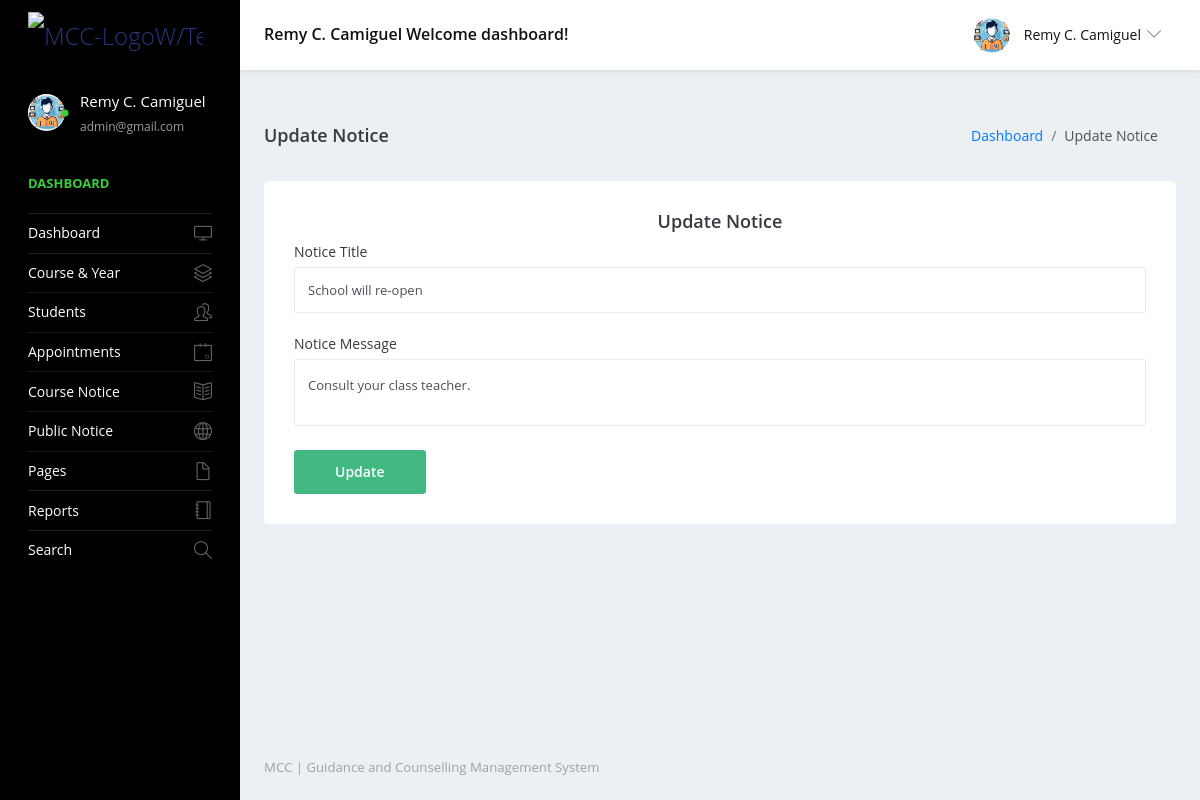
Screenshot of /g&cms-mcc/admin/edit-public-notice-detail.php?editid=1 (signed in) with the database file from the repository.
### tables this page shows
CREATE TABLE `tblpublicnotice` (
  `ID` int NOT NULL,
  `NoticeTitle` varchar(200) DEFAULT NULL,
  `NoticeMessage` mediumtext,
  `CreationDate` timestamp NULL DEFAULT CURRENT_TIMESTAMP
);

### g&cms-mcc/admin/edit-public-notice-detail.php (the view, shortened to what this page needs)
<?php
include('includes/dbconnection.php');
if (strlen($_SESSION['sturecmsaid'] == 0)) {
    header('location:logout.php');
} else {
    ?>
    <!DOCTYPE html>
    <html lang="en">
    <head>
        <link rel="stylesheet" href="vendors/simple-line-icons/css/simple-line-icons.css">
        <link rel="stylesheet" href="vendors/flag-icon-css/css/flag-icon.min.css">
        <link rel="stylesheet" href="vendors/css/vendor.bundle.base.css">
        <link rel="stylesheet" href="vendors/select2/select2.min.css">
        <link rel="stylesheet" href="vendors/select2-bootstrap-theme/select2-bootstrap.min.css">
        <link rel="stylesheet" href="css/style.css" />
    </head>
    <body>
        <div class="container-scroller">
            <?php include_once('includes/header.php'); ?>
            <div class="container-fluid page-body-wrapper">
                <?php include_once('includes/sidebar.php'); ?>
                <div class="main-panel">
                    <div class="content-wrapper">
                        <div class="page-header">
                            <h3 class="page-title">Update Notice </h3>
                            <nav aria-label="breadcrumb">
                                <ol class="breadcrumb">
                                    <li class="breadcrumb-item"><a href="dashboard.php">Dashboard</a></li>
                                    <li class="breadcrumb-item active" aria-current="page"> Update Notice</li>
                                </ol>
                            </nav>
                        </div>
                        <div class="row">
                            <div class="col-12 grid-margin stretch-card">
                                <div class="card">
                                    <div class="card-body">
                                        <h4 class="card-title" style="text-align: center;">Update Notice</h4>
                                        <form class="forms-sample" method="post" enctype="multipart/form-data">
                                            <?php
                                            $eid   = $_GET['editid'];
                                            $sql   = "SELECT * from tblpublicnotice where ID=:eid";
                                            $query = $dbh->prepare($sql);
                                            $query->bindParam(':eid', $eid, PDO::PARAM_STR);
                                            $query->execute();
                                            $results = $query->fetchAll(PDO::FETCH_OBJ);
                                            if ($query->rowCount() > 0) {
                                                foreach ($results as $row) { ?>
                                                    <div class="form-group">
                                                        <label for="exampleInputName1">Notice Title</label>
                                                        <input type="text" name="nottitle"
                                                            value="<?php echo htmlentities($row->NoticeTitle); ?>"
                                                            class="form-control" required='true'>
                                                    </div>
                                                    <div class="form-group">
                                                        <label for="exampleInputName1">Notice Message</label>
                                                        <textarea name="notmsg" value="" class="form-control"
                                                            required='true'><?php echo htmlentities($row->NoticeMessage); ?></textarea>
                                                    </div>
                                                    <?php $cnt = $cnt + 1;
                                                }
                                            } ?>
                                            <button type="submit" class="btn btn-primary mr-2" name="submit">Update</button>
                                        </form>
                                    </div>
                                </div>
                            </div>
                        </div>
                    </div>
                    <?php include_once('includes/footer.php'); ?>
                </div>
            </div>
        </div>
    </body>
    </html>
<?php } ?>

### g&cms-mcc/admin/includes/header.php (shortened to what this page needs)
<nav class="navbar default-layout-navbar col-lg-12 col-12 p-0 fixed-top d-flex flex-row">
  <div class="navbar-brand-wrapper d-flex align-items-center">
    <a class="navbar-brand brand-logo" href="dashboard.php">
      <img src="../images/mcc-logo-gcms.png" alt="MCC-LogoW/Text">
    </a>
  </div>
  <?php
  $aid = $_SESSION['sturecmsaid'];
  $sql = "SELECT * from tbladmin where ID=:aid";
  $query = $dbh->prepare($sql);
  $query->bindParam(':aid', $aid, PDO::PARAM_STR);
  $query->execute();
  $results = $query->fetchAll(PDO::FETCH_OBJ);
  if ($query->rowCount() > 0) {
    foreach ($results as $row) { ?>
      <div class="navbar-menu-wrapper d-flex align-items-center flex-grow-1">
        <h5 class="mb-0 font-weight-medium d-none d-lg-flex">
          <?php echo htmlentities($row->AdminName); ?> Welcome dashboard!
        </h5>
        <ul class="navbar-nav navbar-nav-right ml-auto">
          <li class="nav-item dropdown d-none d-xl-inline-flex user-dropdown">
            <a class="nav-link dropdown-toggle" id="UserDropdown" href="#" data-toggle="dropdown" aria-expanded="false">
              <img class="img-xs rounded-circle ml-2" src="images/faces/face8.jpg" alt="Profile image"> <span
                class="font-weight-normal">
                <?php echo htmlentities($row->AdminName); ?>
              </span></a>
              <?php $cnt = $cnt + 1;
    }
  } ?>
      </li>
    </ul>
  </div>
</nav>

### g&cms-mcc/admin/includes/sidebar.php (shortened to what this page needs)
<nav class="sidebar sidebar-offcanvas" id="sidebar">
          <ul class="nav">
            <li class="nav-item nav-profile">
              <a href="profile.php" class="nav-link">
                <div class="profile-image">
                  <img class="img-xs rounded-circle" src="images/faces/face8.jpg" alt="profile image">
                  <div class="dot-indicator bg-success"></div>
                </div>
                <div class="text-wrapper">
                  <?php
                  $aid = $_SESSION["sturecmsaid"];
                  $sql = "SELECT * from tbladmin where ID=:aid";
                  $query = $dbh->prepare($sql);
                  $query->bindParam(":aid", $aid, PDO::PARAM_STR);
                  $query->execute();
                  $results = $query->fetchAll(PDO::FETCH_OBJ);
                  $cnt = 1;
                  if ($query->rowCount() > 0) {
                      foreach ($results as $row) { ?>
                  <p class="profile-name"><?php echo htmlentities(
                      $row->AdminName
                  ); ?></p>
                  <p class="designation"><?php echo htmlentities(
                     $row->Email
                  ); ?></p><?php $cnt = $cnt + 1;}
                  }
                  ?>
                </div>
              </a>
            </li>
            <li class="nav-item nav-category">
              <span class="nav-link">Dashboard</span>
            </li>
            <li class="nav-item">
              <a class="nav-link" href="dashboard.php">
                <span class="menu-title">Dashboard</span>
                <i class="icon-screen-desktop menu-icon"></i>
              </a>
            </li>
            <li class="nav-item">
              <a class="nav-link" data-toggle="collapse" href="#ui-basic" aria-expanded="false" aria-controls="ui-basic">
                <span class="menu-title">Course & Year</span>
                <i class="icon-layers menu-icon"></i>
              </a>
            </li>
            <li class="nav-item">
              <a class="nav-link" data-toggle="collapse" href="#ui-basic1" aria-expanded="false" aria-controls="ui-basic1">
                <span class="menu-title">Students</span>
                <i class="icon-people menu-icon"></i>
              </a>
            </li>
            <li class="nav-item">
              <a class="nav-link" data-toggle="collapse" href="#ui-basic2" aria-expanded="false" aria-controls="ui-basic2">
                <span class="menu-title">Appointments</span>
                <i class="icon-event menu-icon"></i>
              </a>
            </li>
            <li class="nav-item">
              <a class="nav-link" data-toggle="collapse" href="#auth" aria-expanded="false" aria-controls="auth">
                <span class="menu-title">Course Notice</span>
                <i class="icon-book-open menu-icon"></i>
              </a>
            </li>
            <li class="nav-item">
              <a class="nav-link" data-toggle="collapse" href="#auth1" aria-expanded="false" aria-controls="auth">
                <span class="menu-title">Public Notice</span>
                <i class="icon-globe menu-icon"></i>
              </a>
              <li class="nav-item">
              <a class="nav-link" data-toggle="collapse" href="#auth2" aria-expanded="false" aria-controls="auth">
                <span class="menu-title">Pages</span>
                <i class="icon-doc menu-icon"></i>
              </a>
            </li>
              <li class="nav-item">
              <a class="nav-link" href="between-dates-reports.php">
                <span class="menu-title">Reports</span>
                <i class="icon-notebook menu-icon"></i>
              </a>
            </li>
            <li class="nav-item">
              <a class="nav-link" href="search.php">
                <span class="menu-title">Search</span>
                <i class="icon-magnifier menu-icon"></i>
              </a>
            </li>
            </li>
          </ul>
        </nav>

### rows the page displays
tblpublicnotice: nottitle "School will re-open", notmsg "Consult your class teacher."

### other values shown
$row->AdminName "Remy C. Camiguel"
$row->Email "admin@gmail.com"
